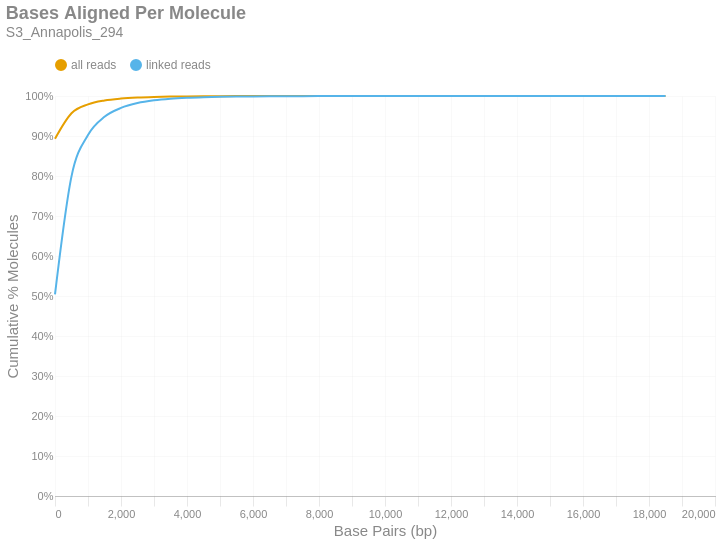

The cell this chart's notebook holds for it:
### Markdown cell above
### Bases Aligned Per Molecule
This is a cumulative frequency distribution showing the number of base pairs aligned per unique molecule. These data are shown in 500 bp bins. There are two distributions: one with `all reads` (yellow) and another with only `linked reads` (blue). The percent of molecules in the `linked reads` distribution is relative to the total number of linked molecules.

### Code cell
if SKIPLR:
    print_html(f"Skipped")
else:
    binned_df = consolidated_hist(valids['aligned_bp'], mask, 500, True)
    with SafeRender(binned_df):
        (
            density_plot(binned_df, 'Bases Aligned Per Molecule', samplename, 'basesper')
            .encode(
                x=alt.X('bin:Q', title="Base Pairs (bp)").axis(tickMinStep=500).scale(padding=0),
                y=alt.Y('value:Q', title='Cumulative % Molecules')
                    .axis(format='%')
                    .scale(domain = [0,1])
                    .stack(False),
                color=alt.Color("key:N").scale(domain = ["all reads", "linked reads"]),
                tooltip = [
                    alt.Tooltip("key:N", title = "Data Type"),
                    alt.Tooltip("range_label:N", title="Bases Aligned Per Molecule"),
                    alt.Tooltip("value:Q", format = ".2%", title="% Molecules (Cum.)")
                ]
            )
        ).display()

### Figure 1 — Vega-Lite specification as saved in the notebook (floating-point values rounded to 4 significant figures)
{"width": "container", "height": 400, "config": {"title": {"anchor": "start", "dy": -15, "fontSize": 18, "color": "#888888", "subtitleColor": "#888888", "subtitleFontSize": 14}, "arc": {"fill": "#0072B2"}, "axis": {"domainColor": "#888888", "domainWidth": 0.5, "gridWidth": 0.2, "grid": false, "titleFontWeight": 400, "titleFontSize": 15, "labelFontSize": 11, "labelColor": "#888888", "tickColor": "#888888", "tickWidth": 0.2, "titleColor": "#888888"}, "axisBand": {"grid": false}, "axisX": {"grid": true, "tickSize": 10, "domainCap": "round"}, "axisY": {"domain": false, "grid": true, "tickSize": 0, "domainCap": "round"}, "background": "transparent", "header": {"labelFontSize": 15, "labelColor": "#888888", "titleFontSize": 15, "titleFontWeight": 600, "titleColor": "#888888"}, "legend": {"labelFont": "sans-serif", "labelFontSize": 12, "labelColor": "#888888", "symbolSize": 100, "symbolType": "circle", "titleFontSize": 12, "titlePadding": 10, "titleColor": "#888888", "title": null, "orient": "top"}, "range": {"category": ["#E69F00", "#56B4E9", "#009E73", "#F0E442", "#0072B2", "#D55E00", "#CC79A7", "#000000"], "diverging": ["#cfe8f3", "#a2d4ec", "#73bfe2", "#46abdb", "#1696d2", "#12719e"]}, "area": {"fill": "#0072B2", "fillOpacity": 0.7, "line": true, "strokeOpacity": 0.7}, "line": {"color": "#0072B2", "stroke": "#0072B2", "strokeWidth": 2}, "trail": {"color": "#0072B2", "stroke": "#0072B2", "strokeWidth": 0, "size": 1}, "point": {"filled": true, "fillOpacity": 1.0, "size": 95}, "text": {"color": "#888888", "fontSize": 11, "align": "right", "fontWeight": 400, "size": 11}, "bar": {"fill": "#0072B2", "stroke": null}, "view": {"stroke": null, "continuousWidth": 660, "continuousHeight": 400}}, "data": {"name": "data-e695d51aa53e669b6f25f25f9f1c31c7"}, "mark": {"type": "line", "interpolate": "monotone", "point": {"opacity": 0, "size": 275}}, "encoding": {"color": {"field": "key", "scale": {"domain": ["all reads", "linked reads"]}, "type": "nominal"}, "tooltip": [{"field": "key", "title": "Data Type", "type": "nominal"}, {"field": "range_label", "title": "Bases Aligned Per Molecule", "type": "nominal"}, {"field": "value", "format": ".2%", "title": "% Molecules (Cum.)", "type": "quantitative"}], "x": {"axis": {"tickMinStep": 500}, "field": "bin", "scale": {"padding": 0}, "title": "Base Pairs (bp)", "type": "quantitative"}, "y": {"axis": {"format": "%"}, "field": "value", "scale": {"domain": [0, 1]}, "stack": false, "title": "Cumulative % Molecules", "type": "quantitative"}}, "params": [{"name": "param_c36ac31b6afebe62", "select": {"type": "point", "fields": ["key"]}, "bind": "legend"}], "title": {"text": "Bases Aligned Per Molecule", "subtitle": "S3_Annapolis_294"}, "transform": [{"fold": ["all reads (cumsum)", "linked reads (cumsum)"]}, {"calculate": "replace(datum.key, ' (cumsum)', '')", "as": "key"}, {"filter": {"param": "param_c36ac31b6afebe62"}}], "usermeta": {"embedOptions": {"downloadFileName": "S3_Annapolis_294.basesper"}}, "$schema": "https://vega.github.io/schema/vega-lite/v6.1.0.json", "datasets": {"data-e695d51aa53e669b6f25f25f9f1c31c7": [{"bin": "0.0", "interval": "0.0-500.0", "all reads": 0.8931, "linked reads": 0.504, "all reads (cumsum)": 0.8931, "linked reads (cumsum)": 0.504, "range_label": "0-499"}, {"bin": "500.0", "interval": "500.0-1000.0", "all reads": 0.06379, "linked reads": 0.2951, "all reads (cumsum)": 0.9568, "linked reads (cumsum)": 0.7992, "range_label": "500-999"}, {"bin": "1000.0", "interval": "1000.0-1500.0", "all reads": 0.02221, "linked reads": 0.1033, "all reads (cumsum)": 0.9791, "linked reads (cumsum)": 0.9025, "range_label": "1000-1499"}, {"bin": "1500.0", "interval": "1500.0-2000.0", "all reads": 0.009777, "linked reads": 0.04552, "all reads (cumsum)": 0.9888, "linked reads (cumsum)": 0.948, "range_label": "1500-1999"}, {"bin": "2000.0", "interval": "2000.0-2500.0", "all reads": 0.004763, "linked reads": 0.02218, "all reads (cumsum)": 0.9936, "linked reads (cumsum)": 0.9702, "range_label": "2000-2499"}, {"bin": "2500.0", "interval": "2500.0-3000.0", "all reads": 0.002602, "linked reads": 0.01212, "all reads (cumsum)": 0.9962, "linked reads (cumsum)": 0.9823, "range_label": "2500-2999"}, {"bin": "3000.0", "interval": "3000.0-3500.0", "all reads": 0.001464, "linked reads": 0.006816, "all reads (cumsum)": 0.9977, "linked reads (cumsum)": 0.9891, "range_label": "3000-3499"}, {"bin": "3500.0", "interval": "3500.0-4000.0", "all reads": 0.0008589, "linked reads": 0.003999, "all reads (cumsum)": 0.9985, "linked reads (cumsum)": 0.9931, "range_label": "3500-3999"}, {"bin": "4000.0", "interval": "4000.0-4500.0", "all reads": 0.0005082, "linked reads": 0.002366, "all reads (cumsum)": 0.999, "linked reads (cumsum)": 0.9955, "range_label": "4000-4499"}, {"bin": "4500.0", "interval": "4500.0-5000.0", "all reads": 0.0003206, "linked reads": 0.001493, "all reads (cumsum)": 0.9994, "linked reads (cumsum)": 0.997, "range_label": "4500-4999"}, {"bin": "5000.0", "interval": "5000.0-5500.0", "all reads": 0.0002104, "linked reads": 0.0009796, "all reads (cumsum)": 0.9996, "linked reads (cumsum)": 0.998, "range_label": "5000-5499"}, {"bin": "5500.0", "interval": "5500.0-6000.0", "all reads": 0.0001377, "linked reads": 0.0006411, "all reads (cumsum)": 0.9997, "linked reads (cumsum)": 0.9986, "range_label": "5500-5999"}, {"bin": "6000.0", "interval": "6000.0-6500.0", "all reads": 8.565e-05, "linked reads": 0.0003988, "all reads (cumsum)": 0.9998, "linked reads (cumsum)": 0.999, "range_label": "6000-6499"}, {"bin": "6500.0", "interval": "6500.0-7000.0", "all reads": 6.72e-05, "linked reads": 0.0003129, "all reads (cumsum)": 0.9999, "linked reads (cumsum)": 0.9993, "range_label": "6500-6999"}, {"bin": "7000.0", "interval": "7000.0-7500.0", "all reads": 4.107e-05, "linked reads": 0.0001912, "all reads (cumsum)": 0.9999, "linked reads (cumsum)": 0.9995, "range_label": "7000-7499"}, {"bin": "7500.0", "interval": "7500.0-8000.0", "all reads": 2.987e-05, "linked reads": 0.0001391, "all reads (cumsum)": 0.9999, "linked reads (cumsum)": 0.9997, "range_label": "7500-7999"}, {"bin": "8000.0", "interval": "8000.0-8500.0", "all reads": 2.02e-05, "linked reads": 9.407e-05, "all reads (cumsum)": 0.9999, "linked reads (cumsum)": 0.9997, "range_label": "8000-8499"}, {"bin": "8500.0", "interval": "8500.0-9000.0", "all reads": 1.581e-05, "linked reads": 7.362e-05, "all reads (cumsum)": 1.0, "linked reads (cumsum)": 0.9998, "range_label": "8500-8999"}, {"bin": "9000.0", "interval": "9000.0-9500.0", "all reads": 1.054e-05, "linked reads": 4.908e-05, "all reads (cumsum)": 1.0, "linked reads (cumsum)": 0.9999, "range_label": "9000-9499"}, {"bin": "9500.0", "interval": "9500.0-10000.0", "all reads": 6.369e-06, "linked reads": 2.965e-05, "all reads (cumsum)": 1.0, "linked reads (cumsum)": 0.9999, "range_label": "9500-9999"}, {"bin": "10000.0", "interval": "10000.0-10500.0", "all reads": 6.149e-06, "linked reads": 2.863e-05, "all reads (cumsum)": 1.0, "linked reads (cumsum)": 0.9999, "range_label": "10000-10499"}, {"bin": "10500.0", "interval": "10500.0-11000.0", "all reads": 3.074e-06, "linked reads": 1.432e-05, "all reads (cumsum)": 1.0, "linked reads (cumsum)": 0.9999, "range_label": "10500-10999"}, {"bin": "11000.0", "interval": "11000.0-11500.0", "all reads": 2.196e-06, "linked reads": 1.023e-05, "all reads (cumsum)": 1.0, "linked reads (cumsum)": 1.0, "range_label": "11000-11499"}, {"bin": "11500.0", "interval": "11500.0-12000.0", "all reads": 3.074e-06, "linked reads": 1.432e-05, "all reads (cumsum)": 1.0, "linked reads (cumsum)": 1.0, "range_label": "11500-11999"}, {"bin": "12000.0", "interval": "12000.0-12500.0", "all reads": 1.318e-06, "linked reads": 6.135e-06, "all reads (cumsum)": 1.0, "linked reads (cumsum)": 1.0, "range_label": "12000-12499"}, {"bin": "12500.0", "interval": "12500.0-13000.0", "all reads": 1.318e-06, "linked reads": 6.135e-06, "all reads (cumsum)": 1.0, "linked reads (cumsum)": 1.0, "range_label": "12500-12999"}, {"bin": "13000.0", "interval": "13000.0-13500.0", "all reads": 1.098e-06, "linked reads": 5.113e-06, "all reads (cumsum)": 1.0, "linked reads (cumsum)": 1.0, "range_label": "13000-13499"}, {"bin": "13500.0", "interval": "13500.0-14000.0", "all reads": 8.784e-07, "linked reads": 4.09e-06, "all reads (cumsum)": 1.0, "linked reads (cumsum)": 1.0, "range_label": "13500-13999"}, {"bin": "14000.0", "interval": "14000.0-14500.0", "all reads": 6.588e-07, "linked reads": 3.068e-06, "all reads (cumsum)": 1.0, "linked reads (cumsum)": 1.0, "range_label": "14000-14499"}, {"bin": "14500.0", "interval": "14500.0-15000.0", "all reads": 6.588e-07, "linked reads": 3.068e-06, "all reads (cumsum)": 1.0, "linked reads (cumsum)": 1.0, "range_label": "14500-14999"}, {"bin": "15000.0", "interval": "15000.0-15500.0", "all reads": 6.588e-07, "linked reads": 3.068e-06, "all reads (cumsum)": 1.0, "linked reads (cumsum)": 1.0, "range_label": "15000-15499"}, {"bin": "15500.0", "interval": "15500.0-16000.0", "all reads": 0.0, "linked reads": 0.0, "all reads (cumsum)": 1.0, "linked reads (cumsum)": 1.0, "range_label": "15500-15999"}, {"bin": "16000.0", "interval": "16000.0-16500.0", "all reads": 2.196e-07, "linked reads": 1.023e-06, "all reads (cumsum)": 1.0, "linked reads (cumsum)": 1.0, "range_label": "16000-16499"}, {"bin": "16500.0", "interval": "16500.0-17000.0", "all reads": 0.0, "linked reads": 0.0, "all reads (cumsum)": 1.0, "linked reads (cumsum)": 1.0, "range_label": "16500-16999"}, {"bin": "17000.0", "interval": "17000.0-17500.0", "all reads": 4.392e-07, "linked reads": 2.045e-06, "all reads (cumsum)": 1.0, "linked reads (cumsum)": 1.0, "range_label": "17000-17499"}, {"bin": "17500.0", "interval": "17500.0-18000.0", "all reads": 0.0, "linked reads": 0.0, "all reads (cumsum)": 1.0, "linked reads (cumsum)": 1.0, "range_label": "17500-17999"}, {"bin": "18000.0", "interval": "18000.0-18500.0", "all reads": 0.0, "linked reads": 0.0, "all reads (cumsum)": 1.0, "linked reads (cumsum)": 1.0, "range_label": "18000-18499"}, {"bin": "18500.0", "interval": "18500.0-19000.0", "all reads": 2.196e-07, "linked reads": 1.023e-06, "all reads (cumsum)": 1.0, "linked reads (cumsum)": 1.0, "range_label": "18500-18999"}]}}
